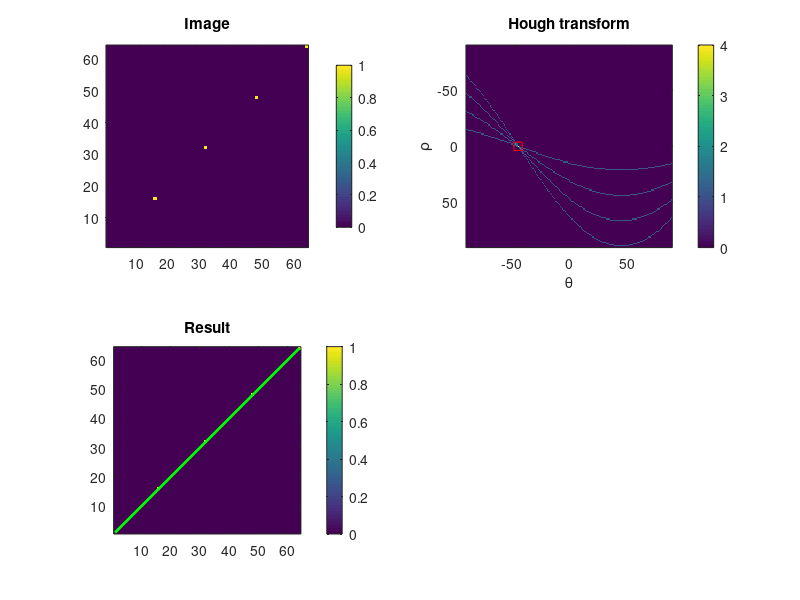

MATLAB code for this plot:
im = zeros(64,64);
im(48,48) = 1;
im(16,16) = 1;
im(32,32) = 1;
im(64,64) = 1;
figure(1)
subplot(2,2,1), imagesc(im);
axis image; axis xy; colorbar;
title('Image'),
% Call the Hough transform
% ========================
[H,T,R] = hough(im, 'Theta', -90:89);
subplot(2,2,2), imagesc(T,R,H);
xlabel('\theta'), ylabel('\rho');
title('Hough transform'), colorbar;

% Detect peaks
% ============
P  = houghpeaks(H,10,'threshold',ceil(0.5*max(H(:))));
x = T(P(:,2)); y = R(P(:,1));
hold on
plot(x,y,'s','color','red'), hold off
% Inverse Hough transform give Hough lines
% ========================================
lines = houghlines(ones(size(im)),T,R,P);
% Overlay Hough lines on image
% ============================
subplot(2,2,3), imagesc(im), hold on
title('Result'),
axis image; axis xy; colorbar;
for k = 1:length(lines)
xy = [lines(k).point1; lines(k).point2];
plot(xy(:,1),xy(:,2),'LineWidth',2,'Color','green');
end
hold off